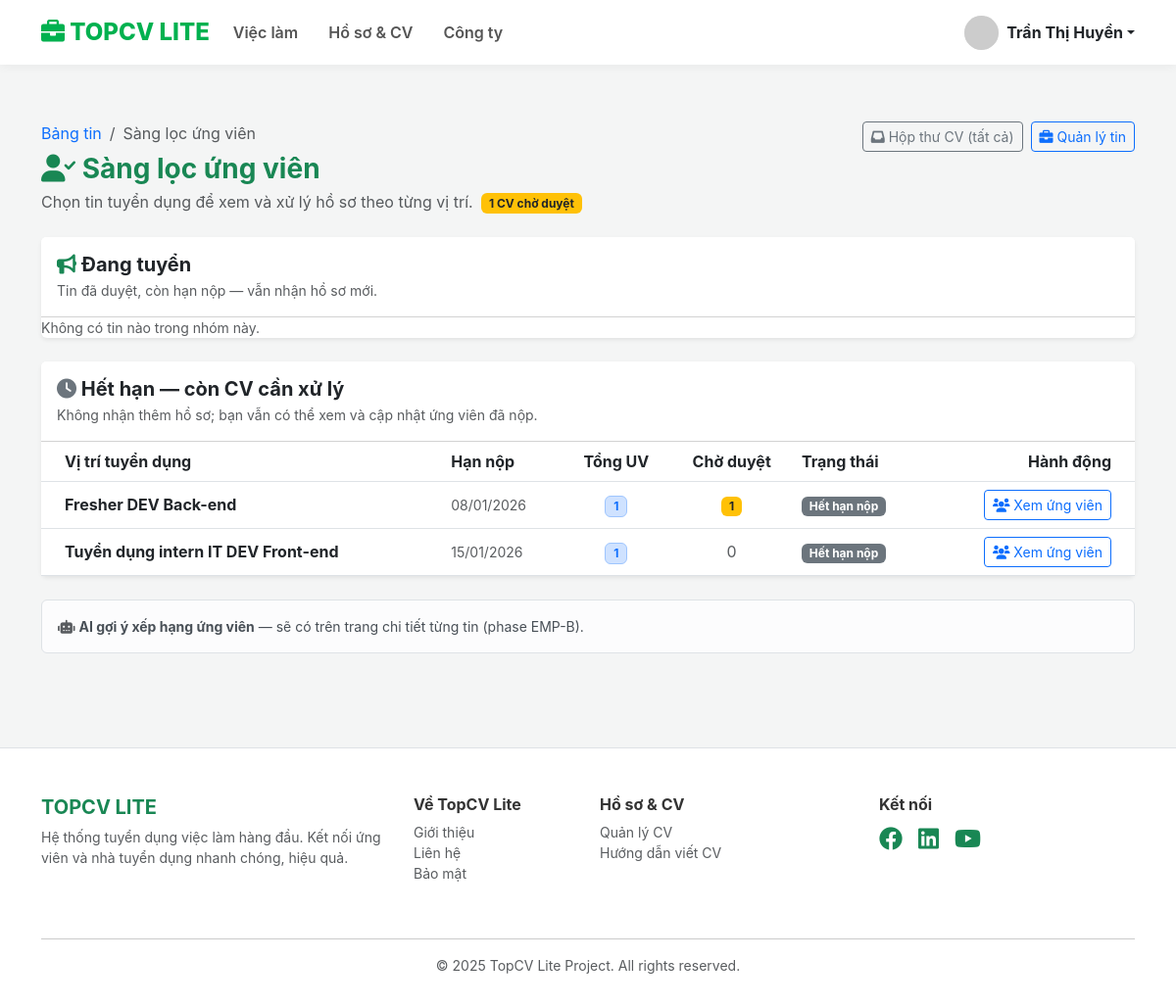
Page /employer/candidate_screening.php (signed in) on the committed database.
### tables this page shows
CREATE TABLE `companies` (
  `id` int(11) NOT NULL,
  `user_id` int(11) NOT NULL,
  `name` varchar(255) NOT NULL,
  `logo` varchar(255) DEFAULT NULL,
  `website` varchar(255) DEFAULT NULL,
  `address` varchar(255) DEFAULT NULL,
  `description` text DEFAULT NULL,
  `created_at` timestamp NOT NULL DEFAULT current_timestamp()
);

CREATE TABLE `jobs` (
  `id` int(11) NOT NULL,
  `company_id` int(11) NOT NULL,
  `category_id` int(11) DEFAULT NULL,
  `location_id` int(11) DEFAULT NULL,
  `title` varchar(255) NOT NULL,
  `salary_range` varchar(50) DEFAULT NULL,
  `description` text NOT NULL,
  `requirements` text DEFAULT NULL,
  `benefits` text DEFAULT NULL,
  `deadline` date DEFAULT NULL,
  `status` enum('pending','approved','rejected','hidden') DEFAULT 'pending',
  `view_count` int(11) DEFAULT 0,
  `created_at` timestamp NOT NULL DEFAULT current_timestamp(),
  `updated_at` timestamp NULL DEFAULT NULL,
  `deleted_at` datetime DEFAULT NULL,
  `admin_note` text DEFAULT NULL,
  `quantity` int(11) DEFAULT 1,
  `job_type` varchar(50) DEFAULT 'Toàn thời gian',
  `job_level` varchar(50) DEFAULT 'Nhân viên',
  `experience` varchar(50) DEFAULT 'Không yêu cầu',
  `gender` varchar(20) DEFAULT 'Không yêu cầu'
);

### includes/schema_applications_cv.php (called while the page is built, shortened)
<?php
if (!function_exists('applications_cv_columns_ready')) {
    function applications_cv_columns_ready(PDO $conn): bool
    {
        static $cached = null;
        try {
            $stmt = $conn->query("SHOW COLUMNS FROM applications LIKE 'cv_profile_id'");
            $stmt = $conn->query("SHOW COLUMNS FROM applications LIKE 'cv_snapshot_json'");
            $cached = (bool) $stmt->fetch();
        } catch (Throwable $e) {
            $cached = false;
        }
        return $cached;
    }
}

### includes/job_rules.php (called while the page is built, shortened)
<?php
if (!function_exists('job_sql_not_deleted')) {
    function job_sql_not_deleted(string $alias = 'j'): string
    {
        $prefix = $alias !== '' ? $alias . '.' : '';
        return "({$prefix}deleted_at IS NULL)";
    }
}
if (!function_exists('job_today_date')) {
    function job_today_date(): string
    {
        return date('Y-m-d');
    }
}

### includes/services/ApplicationService.php (called while the page is built, shortened)
<?php
require_once __DIR__ . '/../schema_applications_cv.php';
require_once __DIR__ . '/../job_rules.php';
class ApplicationService
{
    public static function countPendingForScreeningHub(PDO $conn, int $companyId): int
    {
        require_once __DIR__ . '/../employer_screening_rules.php';
        $eligible = employer_screening_sql_pending_eligible('j');
        $stmt = $conn->prepare(
            "SELECT COUNT(*)
             FROM applications app
             INNER JOIN jobs j ON app.job_id = j.id
             WHERE j.company_id = ?
               AND app.status = 'pending'
               AND ({$eligible})"
        );
        $stmt->execute([$companyId]);
        return (int) $stmt->fetchColumn();
    }
    public static function listScreeningJobs(PDO $conn, int $companyId, string $section): array
    {
        require_once __DIR__ . '/../employer_screening_rules.php';
        $section = $section === 'expired' ? 'expired' : 'active';
        $whereSection = $section === 'expired'
            ? employer_screening_sql_expired_with_apps('j')
            : employer_screening_sql_active('j');
        $order = employer_screening_order_sql();
        $sql = "SELECT j.id, j.title, j.deadline, j.status, j.created_at,
                       COUNT(app.id) AS total_apps,
                       COALESCE(SUM(CASE WHEN app.status = 'pending' THEN 1 ELSE 0 END), 0) AS pending_apps
                FROM jobs j
                LEFT JOIN applications app ON app.job_id = j.id
                WHERE j.company_id = ?
                  AND {$whereSection}
                GROUP BY j.id, j.title, j.deadline, j.status, j.created_at
                ORDER BY {$order}";
        $stmt = $conn->prepare($sql);
        $stmt->execute([$companyId]);
        $rows = $stmt->fetchAll(PDO::FETCH_ASSOC);
        return is_array($rows) ? $rows : [];
    }
}

### employer/candidate_screening.php (the view, shortened to what this page needs)
<?php
require_once __DIR__ . '/../config/db.php';
require_once __DIR__ . '/../includes/job_rules.php';
require_once __DIR__ . '/../includes/employer_screening_rules.php';
require_once __DIR__ . '/../includes/schema_applications_cv.php';
require_once __DIR__ . '/../includes/services/ApplicationService.php';
include 'auth_check.php';
$userId = (int) ($_SESSION['user_id'] ?? 0);
$stmt = $conn->prepare('SELECT id, name FROM companies WHERE user_id = ? LIMIT 1');
$stmt->execute([$userId]);
$company = $stmt->fetch(PDO::FETCH_ASSOC);
$companyId = (int) $company['id'];
$schemaReady = applications_cv_columns_ready($conn);
$activeJobs = [];
$expiredJobs = [];
$pendingHub = 0;
if ($schemaReady) {
    $activeJobs = ApplicationService::listScreeningJobs($conn, $companyId, 'active');
    $expiredJobs = ApplicationService::listScreeningJobs($conn, $companyId, 'expired');
    $pendingHub = ApplicationService::countPendingForScreeningHub($conn, $companyId);
}
function employer_screening_render_jobs_table(array $jobs, string $section): void
{
    if ($jobs === []) {
        echo '<p class="text-muted mb-0 small">Không có tin nào trong nhóm này.</p>';
        return;
    }
    ?>
    <div class="table-responsive">
        <table class="table table-hover align-middle mb-0">
            <thead class="bg-light">
                <tr>
                    <th class="ps-4">Vị trí tuyển dụng</th>
                    <th>Hạn nộp</th>
                    <th class="text-center">Tổng UV</th>
                    <th class="text-center">Chờ duyệt</th>
                    <th>Trạng thái</th>
                    <th class="text-end pe-4">Hành động</th>
                </tr>
            </thead>
            <tbody>
                <?php foreach ($jobs as $job): ?>
                    <?php
                    $jobId = (int) ($job['id'] ?? 0);
                    $totalApps = (int) ($job['total_apps'] ?? 0);
                    $pendingApps = (int) ($job['pending_apps'] ?? 0);
                    ?>
                    <tr>
                        <td class="ps-4">
                            <div class="fw-bold text-dark"><?= htmlspecialchars((string) ($job['title'] ?? '')) ?></div>
                        </td>
                        <td class="text-muted small"><?= employer_screening_format_deadline($job['deadline'] ?? null) ?></td>
                        <td class="text-center">
                            <span class="badge bg-primary-subtle text-primary border border-primary-subtle"><?= $totalApps ?></span>
                        </td>
                        <td class="text-center">
                            <?php if ($pendingApps > 0): ?>
                                <span class="badge bg-warning text-dark"><?= $pendingApps ?></span>
                            <?php else: ?>
                                <span class="text-muted">0</span>
                            <?php endif; ?>
                        </td>
                        <td><?= employer_screening_job_badge_html($job, $section) ?></td>
                        <td class="text-end pe-4">
                            <a href="job_candidates.php?job_id=<?= $jobId ?>" class="btn btn-sm btn-outline-primary">
                                <i class="fas fa-users"></i> Xem ứng viên
                            </a>
                        </td>
                    </tr>
                <?php endforeach; ?>
            </tbody>
        </table>
    </div>
    <?php
}
include '../includes/header.php';
?>
<div class="container py-5">
    <div class="d-flex flex-wrap justify-content-between align-items-start gap-3 mb-4">
        <div>
            <nav aria-label="breadcrumb">
                <ol class="breadcrumb small mb-2">
                    <li class="breadcrumb-item"><a href="dashboard.php" class="text-decoration-none">Bảng tin</a></li>
                    <li class="breadcrumb-item active" aria-current="page">Sàng lọc ứng viên</li>
                </ol>
            </nav>
            <h3 class="fw-bold text-success mb-1"><i class="fas fa-user-check"></i> Sàng lọc ứng viên</h3>
            <p class="text-muted mb-0">
                Chọn tin tuyển dụng để xem và xử lý hồ sơ theo từng vị trí.
                <?php if ($schemaReady && $pendingHub > 0): ?>
                    <span class="badge bg-warning text-dark ms-1"><?= $pendingHub ?> CV chờ duyệt</span>
                <?php endif; ?>
            </p>
        </div>
        <div class="d-flex flex-wrap gap-2">
            <a href="applicants.php" class="btn btn-outline-secondary btn-sm">
                <i class="fas fa-inbox"></i> Hộp thư CV (tất cả)
            </a>
            <a href="manage-jobs.php" class="btn btn-outline-primary btn-sm">
                <i class="fas fa-briefcase"></i> Quản lý tin
            </a>
        </div>
    </div>
    <?php if ($schemaReady): ?>
        <div class="card border-0 shadow-sm mb-4">
            <div class="card-header bg-white py-3">
                <h5 class="mb-0 fw-bold"><i class="fas fa-bullhorn text-success"></i> Đang tuyển</h5>
                <p class="small text-muted mb-0 mt-1">Tin đã duyệt, còn hạn nộp — vẫn nhận hồ sơ mới.</p>
            </div>
            <div class="card-body p-0">
                <?php employer_screening_render_jobs_table($activeJobs, 'active'); ?>
            </div>
        </div>
        <div class="card border-0 shadow-sm mb-4">
            <div class="card-header bg-white py-3">
                <h5 class="mb-0 fw-bold"><i class="fas fa-clock text-secondary"></i> Hết hạn — còn CV cần xử lý</h5>
                <p class="small text-muted mb-0 mt-1">Không nhận thêm hồ sơ; bạn vẫn có thể xem và cập nhật ứng viên đã nộp.</p>
            </div>
            <div class="card-body p-0">
                <?php employer_screening_render_jobs_table($expiredJobs, 'expired'); ?>
            </div>
        </div>
        <div class="alert alert-light border small mb-0">
            <i class="fas fa-robot text-muted"></i>
            <strong>AI gợi ý xếp hạng ứng viên</strong> — sẽ có trên trang chi tiết từng tin (phase EMP-B).
        </div>
    <?php endif; ?>
</div>
<?php include '../includes/footer.php'; ?>

### includes/employer_screening_rules.php (shortened to what this page needs)
<?php
require_once __DIR__ . '/job_rules.php';
if (!function_exists('employer_screening_sql_base')) {
    function employer_screening_sql_base(string $jobAlias = 'j'): string
    {
        $j = $jobAlias !== '' ? $jobAlias . '.' : '';
        return "{$j}status = 'approved' AND " . job_sql_not_deleted($jobAlias);
    }
}
if (!function_exists('employer_screening_sql_active')) {
    function employer_screening_sql_active(string $jobAlias = 'j'): string
    {
        $j = $jobAlias !== '' ? $jobAlias . '.' : '';
        $today = job_today_date();
        return employer_screening_sql_base($jobAlias)
            . " AND ({$j}deadline IS NULL OR {$j}deadline >= " . quote_sql_date($today) . ')';
    }
}
if (!function_exists('employer_screening_sql_expired_with_apps')) {
    function employer_screening_sql_expired_with_apps(string $jobAlias = 'j'): string
    {
        $j = $jobAlias !== '' ? $jobAlias . '.' : '';
        $idCol = $jobAlias !== '' ? $jobAlias . '.id' : 'id';
        $today = job_today_date();
        return employer_screening_sql_base($jobAlias)
            . " AND {$j}deadline IS NOT NULL AND {$j}deadline < " . quote_sql_date($today)
            . " AND EXISTS (SELECT 1 FROM applications app_e WHERE app_e.job_id = {$idCol})";
    }
}
if (!function_exists('employer_screening_sql_pending_eligible')) {
    function employer_screening_sql_pending_eligible(string $jobAlias = 'j'): string
    {
        return '(' . employer_screening_sql_active($jobAlias) . ') OR (' . employer_screening_sql_expired_with_apps($jobAlias) . ')';
    }
}
if (!function_exists('quote_sql_date')) {
    function quote_sql_date(string $dateYmd): string
    {
        return "'" . str_replace("'", "''", $dateYmd) . "'";
    }
}
if (!function_exists('employer_screening_order_sql')) {
    function employer_screening_order_sql(): string
    {
        return 'pending_apps DESC, j.deadline IS NULL, j.deadline ASC, j.title ASC';
    }
}
if (!function_exists('employer_screening_format_deadline')) {
    function employer_screening_format_deadline(?string $deadline): string
    {
        $ts = strtotime($deadline);
        return date('d/m/Y', $ts);
    }
}
if (!function_exists('employer_screening_job_badge_html')) {
    function employer_screening_job_badge_html(array $job, string $section): string
    {
        if ($section === 'expired') {
            return '<span class="badge bg-secondary">Hết hạn nộp</span>';
        }
        return '<span class="badge bg-success">Đang nhận hồ sơ</span>';
    }
}

### includes/header.php (style rules this page uses)
:root { --primary: #00b14f; --primary-hover: #009643; --bg-gray: #f4f5f5; --text-dark: #333; }
body { background-color: var(--bg-gray); font-family: 'Inter', sans-serif; color: var(--text-dark); }

### rows in the picture
companies: id "1"
jobs: title "Fresher DEV Back-end", deadline "08/01/2026", totalApps "1", pendingApps "1"
jobs: title "Tuyển dụng intern IT DEV Front-end", deadline "15/01/2026", totalApps "1"

### other values in the picture
$_SESSION['fullname'] "Trần Thị Huyền"
